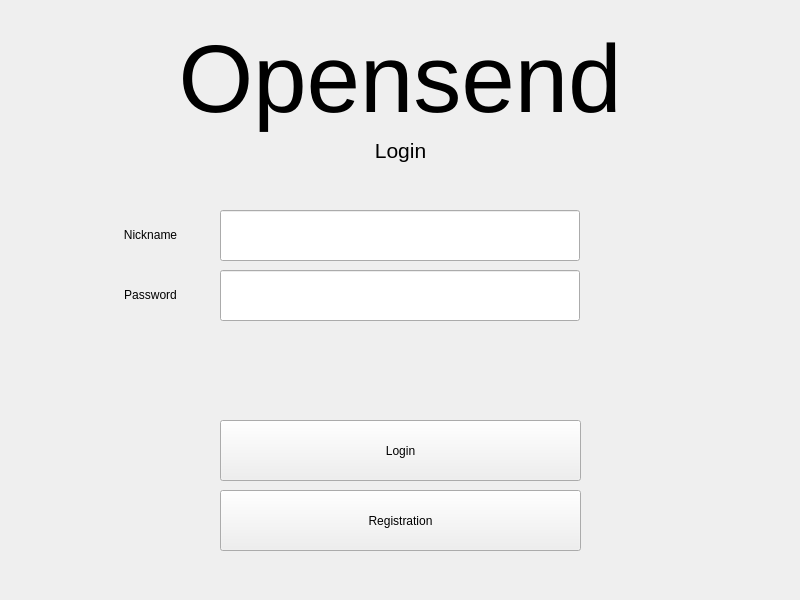
<?xml version="1.0" encoding="UTF-8"?>
<ui version="4.0">
 <class>MainWindow</class>
 <widget class="QMainWindow" name="MainWindow">
  <property name="geometry">
   <rect>
    <x>0</x>
    <y>0</y>
    <width>800</width>
    <height>600</height>
   </rect>
  </property>
  <property name="sizePolicy">
   <sizepolicy hsizetype="Fixed" vsizetype="Fixed">
    <horstretch>0</horstretch>
    <verstretch>0</verstretch>
   </sizepolicy>
  </property>
  <property name="windowTitle">
   <string>MainWindow</string>
  </property>
  <widget class="QWidget" name="centralwidget">
   <widget class="QLabel" name="opensend">
    <property name="geometry">
     <rect>
      <x>0</x>
      <y>0</y>
      <width>800</width>
      <height>161</height>
     </rect>
    </property>
    <property name="text">
     <string>&lt;html&gt;&lt;head/&gt;&lt;body&gt;&lt;p align=&quot;center&quot;&gt;&lt;span style=&quot; font-size:72pt;&quot;&gt;Opensend&lt;/span&gt;&lt;/p&gt;&lt;/body&gt;&lt;/html&gt;</string>
    </property>
   </widget>
   <widget class="QLineEdit" name="nicknameInput">
    <property name="geometry">
     <rect>
      <x>220</x>
      <y>210</y>
      <width>360</width>
      <height>51</height>
     </rect>
    </property>
   </widget>
   <widget class="QLabel" name="label_2">
    <property name="geometry">
     <rect>
      <x>80</x>
      <y>220</y>
      <width>141</width>
      <height>31</height>
     </rect>
    </property>
    <property name="text">
     <string>&lt;html&gt;&lt;head/&gt;&lt;body&gt;&lt;p align=&quot;center&quot;&gt;Nickname&lt;/p&gt;&lt;/body&gt;&lt;/html&gt;</string>
    </property>
   </widget>
   <widget class="QLineEdit" name="passwordInput">
    <property name="geometry">
     <rect>
      <x>220</x>
      <y>270</y>
      <width>360</width>
      <height>51</height>
     </rect>
    </property>
   </widget>
   <widget class="QLabel" name="label_3">
    <property name="geometry">
     <rect>
      <x>80</x>
      <y>280</y>
      <width>141</width>
      <height>31</height>
     </rect>
    </property>
    <property name="text">
     <string>&lt;html&gt;&lt;head/&gt;&lt;body&gt;&lt;p align=&quot;center&quot;&gt;Password&lt;/p&gt;&lt;/body&gt;&lt;/html&gt;</string>
    </property>
   </widget>
   <widget class="QPushButton" name="regButton">
    <property name="geometry">
     <rect>
      <x>220</x>
      <y>490</y>
      <width>361</width>
      <height>61</height>
     </rect>
    </property>
    <property name="text">
     <string>Registration</string>
    </property>
   </widget>
   <widget class="QPushButton" name="logButton">
    <property name="geometry">
     <rect>
      <x>220</x>
      <y>420</y>
      <width>361</width>
      <height>61</height>
     </rect>
    </property>
    <property name="text">
     <string>Login</string>
    </property>
   </widget>
   <widget class="QLabel" name="error">
    <property name="geometry">
     <rect>
      <x>0</x>
      <y>350</y>
      <width>801</width>
      <height>51</height>
     </rect>
    </property>
    <property name="font">
     <font>
      <italic>true</italic>
      <underline>false</underline>
     </font>
    </property>
    <property name="text">
     <string>&lt;html&gt;&lt;head/&gt;&lt;body&gt;&lt;p align=&quot;center&quot;&gt;&lt;br/&gt;&lt;/p&gt;&lt;/body&gt;&lt;/html&gt;</string>
    </property>
    <property name="alignment">
     <set>Qt::AlignCenter</set>
    </property>
   </widget>
   <widget class="QLabel" name="label">
    <property name="geometry">
     <rect>
      <x>0</x>
      <y>130</y>
      <width>801</width>
      <height>41</height>
     </rect>
    </property>
    <property name="layoutDirection">
     <enum>Qt::LeftToRight</enum>
    </property>
    <property name="text">
     <string>&lt;html&gt;&lt;head/&gt;&lt;body&gt;&lt;p align=&quot;center&quot;&gt;&lt;span style=&quot; font-size:16pt;&quot;&gt;Login&lt;/span&gt;&lt;/p&gt;&lt;/body&gt;&lt;/html&gt;</string>
    </property>
    <property name="alignment">
     <set>Qt::AlignCenter</set>
    </property>
   </widget>
  </widget>
 </widget>
 <resources/>
 <connections/>
</ui>
